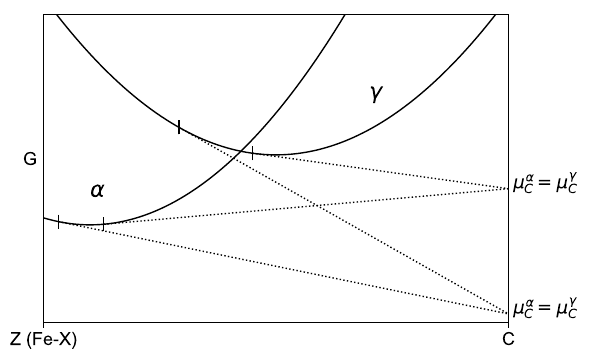

Recreate this plot in Python.
import numpy as np
import matplotlib.pyplot as plt
import matplotlib
from scipy.optimize import newton, fsolve

matplotlib.rc('font', **{'family': 'sans-serif',
                         'sans-serif': ['Arial'], 'size': 13})

fig, ax = plt.subplots(figsize=(6, 4))

ax.set_xticks([])
ax.set_yticks([])


def f(x): return 5.*(x - .1)**2.


def g(x): return 4.5*(x - .5)**2. + .5


def h(x): return f(x) + .7


def f_prime(x): return 10.*(x - .1)


def g_prime(x): return 9.*(x - .5)


x = np.linspace(0., 1., 100)
ax.plot(x, f(x), 'k-', x, g(x), 'k-', lw=1)

ax.annotate(s=r'$\alpha$', xy=(0, 0), xytext=(.1, .2), size=16)
ax.annotate(s=r'$\gamma$', xy=(0, 0), xytext=(.7, .9), size=16)

# def eqs_tg(p):
#   a, b = p
#   return (g(b) - f(a) - f_prime(a)*(b-a), g_prime(b) - f_prime(a))

# a, b = fsolve(eqs_tg, (0., 1.))
# print (a, b)

# ax.scatter([a,b], [f(a),g(b)], marker='|', s=100, c='k', lw=1)

# tg = lambda x: f_prime(a)*(x - a) + f(a)
# ax.plot(x, tg(x), c='k', ls='--', lw=1)
# ax.annotate(s=r'$\mu_C^\alpha = \mu_C^\gamma$', xy=(0,0), xytext=(1.01,tg(1.)))


def f0(x): return d - f(x) - (c - x)*f_prime(x)


def g0(x): return d - g(x) - (c - x)*g_prime(x)


def tg(x): return d + m*(x - c)


for i in range(2):
    d = -.5 + .7*i
    c = .8

    a = newton(func=f0, x0=.1)
    ax.scatter(a, f(a), marker='|', s=100, c='k', lw=1)
    m = (d - f(a))/(c - a)
    x = np.linspace(a, 1., 100)
    ax.plot(x, tg(x), c='k', ls=':', lw=1)

    c, d = 1., tg(1.)
    a = newton(func=g0, x0=.1)
    ax.scatter(a, g(a), marker='|', s=100, c='k', lw=1)
    m = (d - g(a))/(c - a)
    x = np.linspace(a, 1., 100)
    ax.plot(x, tg(x), c='k', ls=':', lw=1)

    ax.annotate(s=r'$\mu_C^\alpha = \mu_C^\gamma$',
                xy=(0, 0), xytext=(c+.01, d))

ax.set_ylabel('G', rotation='horizontal', ha='right')
ax.set_xlim(0., 1.)
ax.set_ylim(-.7, 1.5)
ax.set_xticks([0., 1.])
ax.set_xticklabels(['Z (Fe-X)', 'C'])
plt.savefig('common_tangent_CCE.pdf', bbox_inches='tight')
plt.show()
